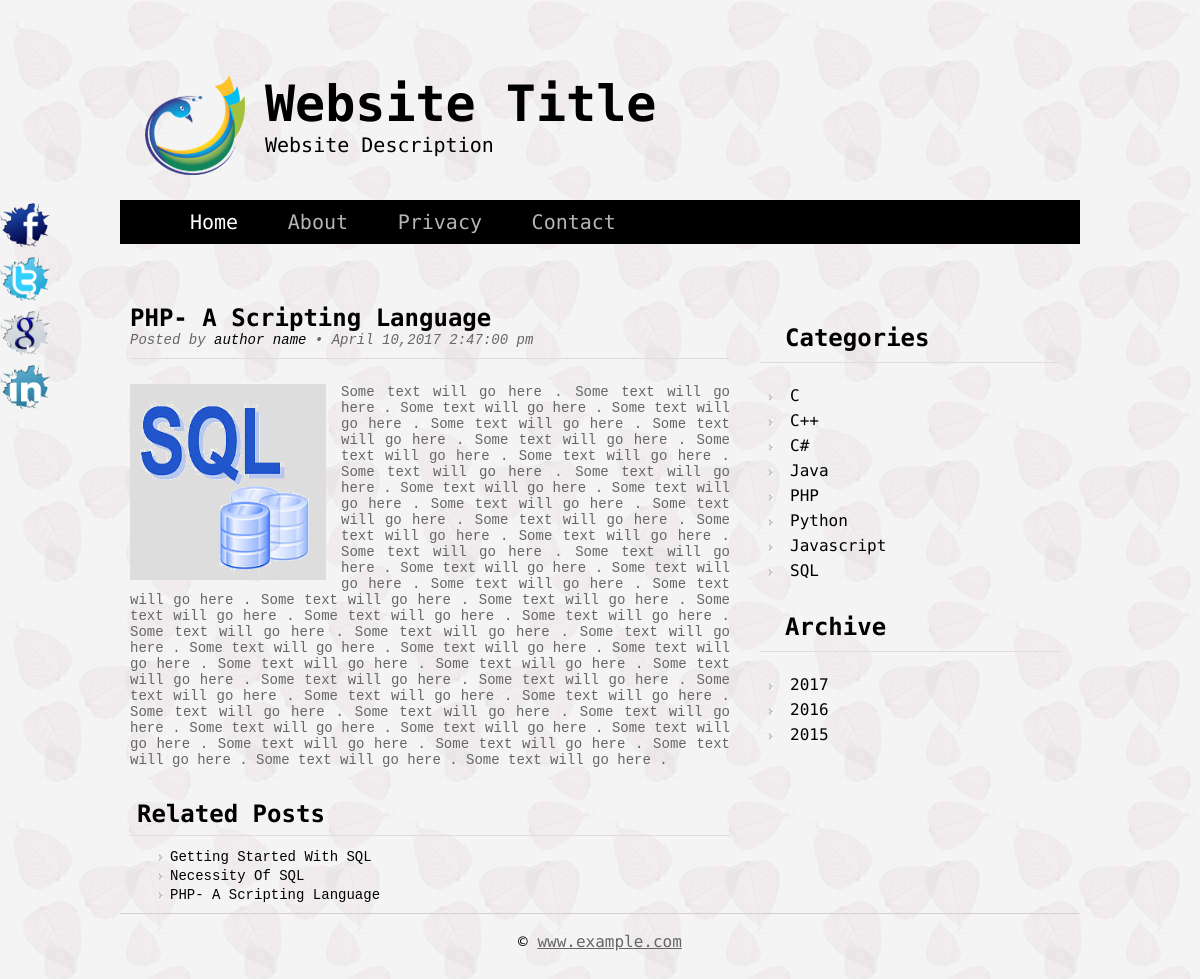
The page /web/src/blog/post.php?id=36 on the database its author committed.
### tables this page shows
CREATE TABLE `post` (
  `id` int(11) NOT NULL,
  `category` int(11) NOT NULL,
  `title` varchar(255) NOT NULL,
  `content` text NOT NULL,
  `image` varchar(255) NOT NULL,
  `author` varchar(255) NOT NULL,
  `publish_date` timestamp NULL DEFAULT CURRENT_TIMESTAMP,
  `month_year` varchar(10) DEFAULT NULL,
  `year` int(11) NOT NULL
);

CREATE TABLE `category` (
  `categoryID` int(11) NOT NULL,
  `name` varchar(255) NOT NULL
);

### web/src/blog/library/function.php (called while the page is built, shortened)
<?php
function formatDate($date){
	return date('F j,Y g:i:s a',strtotime($date));
}
?>

### web/src/blog/post.php (the view, shortened to what this page needs)
<?php
include("include/header.php");
include("library/database.php");
include("library/function.php");
?>
<?php
if(isset($_GET['id'])){
    $id = $_GET['id'];
}
$query = "SELECT * FROM post WHERE id='$id'";
$result = $db->query($query);
$value = $result->fetch_object();
?>
    <div id="page" class="overflow">
        <div id="content" class="overflow">
            <div class="post overflow">
                <h2><a href="post.php?id=<?php echo $value->id; ?>"><?php echo $value->title; ?></a></h2>
                <p class="meta">Posted by <a href="#">author name</a>&nbsp;&bull;&nbsp;<?php echo formatDate($value->publish_date); ?></p>
                <img src="admin/upload/<?php echo $value->image; ?>" alt="post image">
                <p>
                    <?php echo $value->content; ?>
                </p>
            </div>
            <div class="related-post overflow">
                <h2>Related Posts</h2>
                <ul>
<?php
$category = $value->category;
$query = "SELECT id,title FROM post WHERE category='$category' LIMIT 5;";
$result = $db->query($query);
if($result){
    while($value=$result->fetch_assoc()){
?>
                    <li><a href="post.php?id=<?php echo $value['id']; ?>"><?php echo $value['title']; ?></a></li>
<?php
    }
}
else{
    echo "No related article found.";
}
?>
                </ul>
            </div>
        </div>
<?php
include("include/sidebar.php");
include("include/footer.php");
?>

### web/src/blog/include/sidebar.php
<?php
$query = "SELECT * FROM category;";
$result = $db->query($query);
?>
       <div id="sidebar" class="overflow">
            <h2>Categories</h2>
            <ul>
<?php
while($value = $result->fetch_assoc()){
?>
                <li><a href="category.php?category=<?php echo $value['categoryID'];?>"><?php echo $value['name'];?></a></li>
<?php
}
?>
			</ul>
				<h2>Archive</h2>
					<ul>
<?php
$query = "SELECT DISTINCT year FROM post WHERE year <> 0 ORDER BY year DESC;";
$result = $db->query($query);
if($result){
	while($value = $result->fetch_object()){
?>
                	<li><a href="date.php?id=<?php echo $value->year; ?>"><?php echo $value->year; ?></a>
                	</li>
<?php
	}
}
?>
						</ul>
		</div>
    </div>

### web/src/blog/stylesheet.css (style rules this page uses)
* { border: 0; margin: 0; outline: 0; }
body { background-image: url(image/img04.jpg); font-family: 'Nova Mono',monospace; width: 960px; margin: 0 auto; }
.overflow { overflow: hidden; }
#page { margin-top: 50px; }
#content { width: 600px; float: left; padding: 10px; }
.post a { color: #000; text-decoration: none; }
.post img { height: 186px; width: 186px; background: #DDD; padding: 5px; float: left; margin-right: 15px; }
.post p { font-size: 14px; font-family: monospace; color: #666; text-align: justify; margin-bottom: 25px; }
.meta { padding-bottom: 10px; text-align: left; font-family: Arial, Helvetica, sans-serif; font-size: 11px; font-style: italic; margin-bottom: 15px; border-bottom: 1px solid #DDD; }
.related-post h2 { border-bottom: 1px solid #DDD; padding: 7px; margin-bottom: 10px; }
.related-post ul { list-style-image: url(image/img01.jpg); }
.related-post ul li a { font-family: monospace; font-size: 14px; color: #000; text-decoration: none; }
#sidebar { float: right: }
#sidebar h2 { padding: 10px 25px; border-bottom: 1px solid #DDD; margin: 20px; }
#sidebar ul { list-style-image: url(image/img01.jpg); }
#sidebar ul li { padding: 3px 10px; }
#sidebar ul li a { color:#000; text-decoration: none; }

### rows shown on the page
post: title "PHP- A Scripting Language", publish_date "April 10,2017 2:47:00 pm", image (picture), content "Some text will go here . Some text will go here . Some text will go here . Some text will go here . Some text will go here . Some text will go here . Some text will go here . Some text will go here . Some text will go here . Some text will go here . Some text will go here . Some text will go here . Some text will go here . Some text will go here . Some text will go here . Some text will go here . Some text will go here . Some text will go here . Some text will go here . Some text will go here . Some text will go here . Some text will go here . Some text will go here . Some text will go here . Some text will go here . Some text will go here . Some text will go here . Some text will go here .…"
post: title "Getting Started With SQL"
post: title "Necessity Of SQL"
category: name "C"
category: name "C++"
category: name "C#"
category: name "Java"
category: name "PHP"
category: name "Python"
category: name "Javascript"
category: name "SQL"

### other values the page prints
$value->year "2017"
$value->year "2016"
$value->year "2015"
